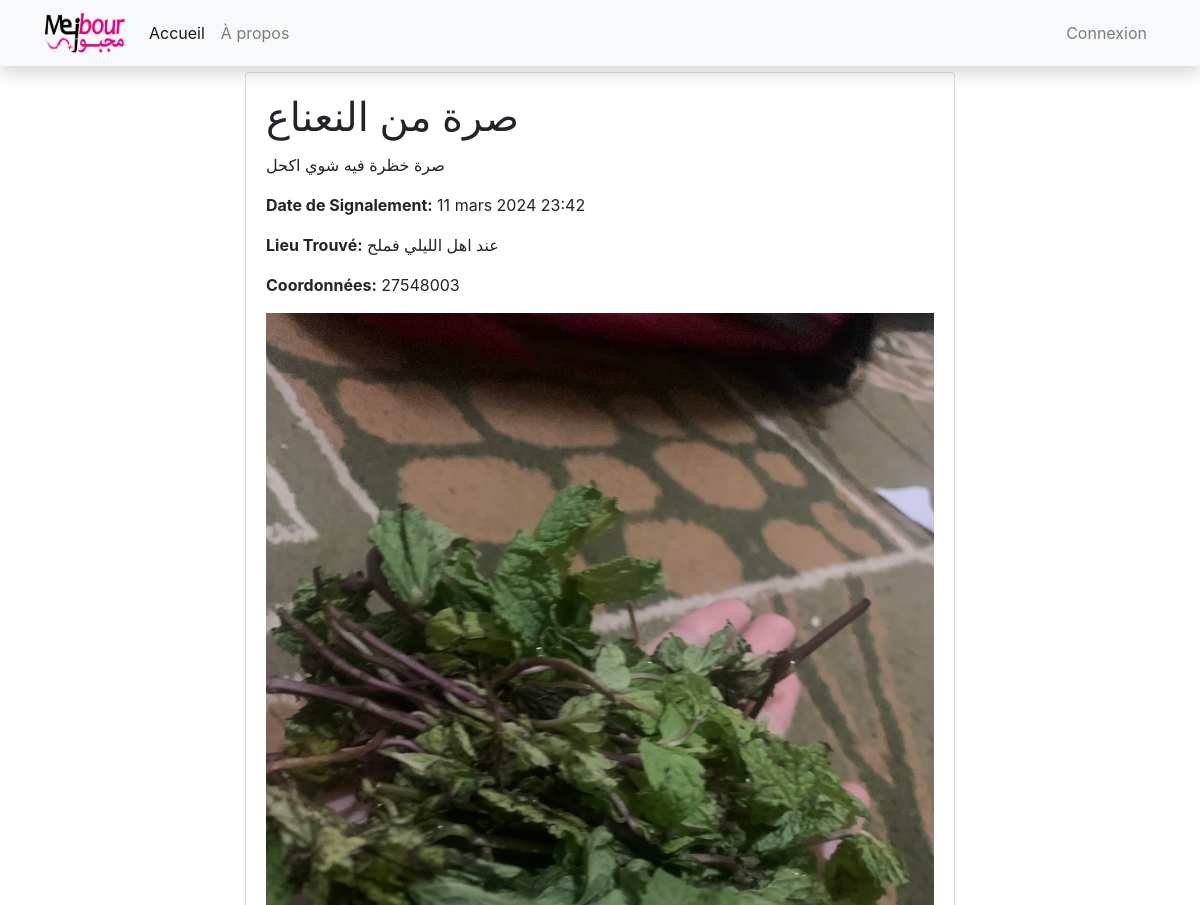
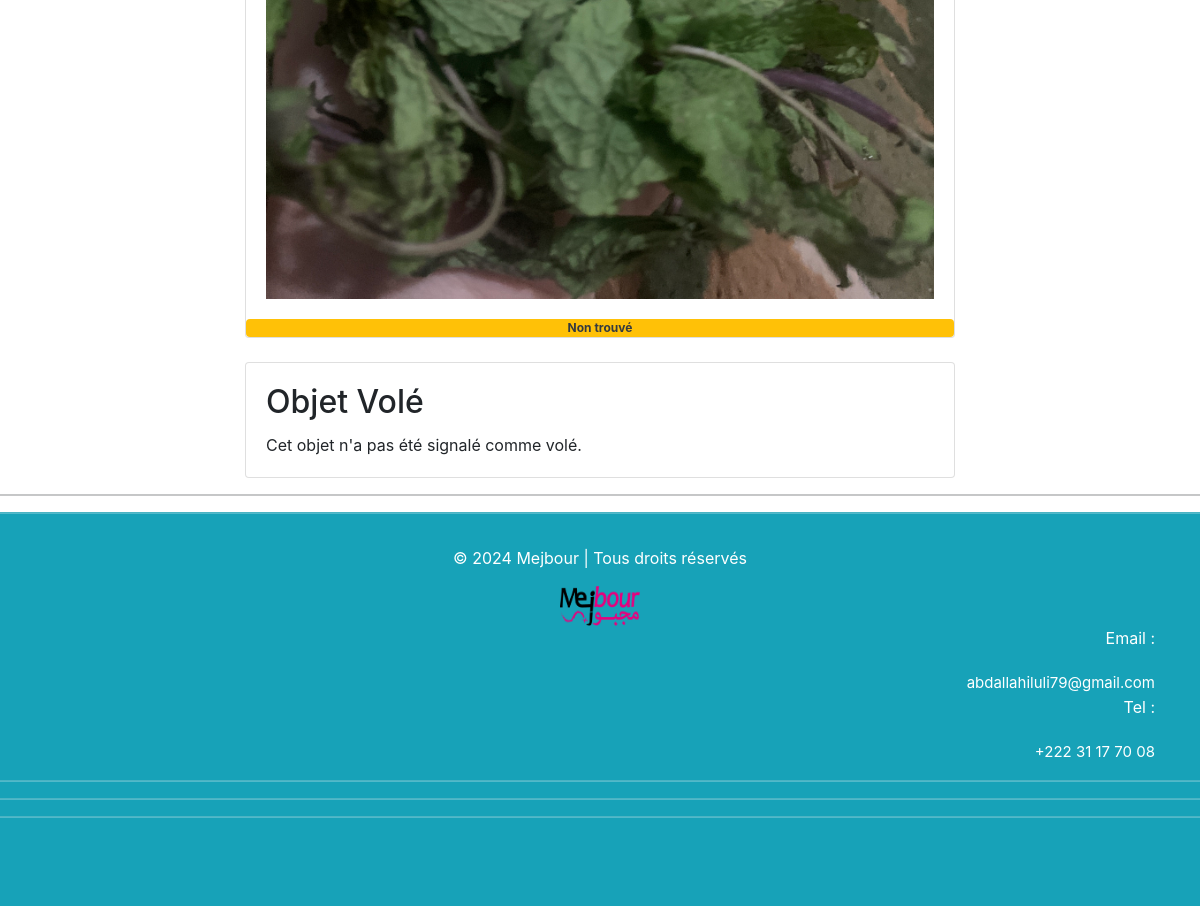
The app's page /objet/20/ with its own data (2 pictures, top to bottom).
### mejbour/models.py (models this page shows, shortened)
class ObjetPerdu(models.Model):
    nom = models.CharField(max_length=255)
    description = models.TextField()
    date_signalement = models.DateTimeField(auto_now_add=True)
    lieu_trouve = models.CharField(max_length=255)
    nom_visiteur = models.CharField(max_length=100)
    coordonnees = models.CharField(max_length=255)
    image = models.ImageField(upload_to='images/objets_perdus/', null=True, blank=True)
    utilisateur = models.ForeignKey(User, on_delete=models.CASCADE, null=True)  # Associer l'objet perdu à un utilisateur
    objet_trouve = models.BooleanField(default=False)  # Nouveau champ pour indiquer si l'objet est trouvé ou non

### mejbour/views.py (the view)
# urls.py: path('objet/<int:objet_perdu_id>/', objet_detail, name='objet_detail'),
def objet_detail(request, objet_perdu_id):
    objet_perdu = get_object_or_404(ObjetPerdu, pk=objet_perdu_id)
    return render(request, 'mejbour/objet_detail.html', {'objet_perdu': objet_perdu})

### mejbour/templates/mejbour/objet_detail.html
{% extends 'base.html' %} {% block content %}
<div class="container mt-5">
  <div class="row">
    <div class="col-lg-8 offset-lg-2">
      <div class="card">
        <div class="card-body">
          <h1 class="card-title">{{ objet_perdu.nom }}</h1>
          <p class="card-text">{{ objet_perdu.description }}</p>
          <p class="card-text">
            <strong>Date de Signalement:</strong> {{ objet_perdu.date_signalement }}
          </p>
          <p class="card-text">
            <strong>Lieu Trouvé:</strong> {{ objet_perdu.lieu_trouve }}
          </p>
          <p class="card-text">
            <strong>Coordonnées:</strong> {{ objet_perdu.coordonnees }}
          </p>
          {% if objet_perdu.image %}
          <img
            src="{{ objet_perdu.image.url }}"
            alt="{{ objet_perdu.nom }}"
            class="img-fluid"
          />
        </div>
        {% endif %} {% if objet_perdu.objet_trouve %}
          <span class="badge bg-success txt-18">Trouvé</span>
          {% else %}
          <span/span class="badge bg-warning text-dark">Non trouvé</span>
          {% endif %}
      </div>
      <div class="card mt-4">
        <div class="card-body">
          <h2 class="card-title">Objet Volé</h2>
          {% if objet_perdu.objetvole %}
          <p class="card-text">
            Signalé par: {{ objet_perdu.objetvole.signale_par }}
          </p>
          <p class="card-text">
            Location: {{ objet_perdu.objetvole.location }}
          </p>
          <p class="card-text">
            <strong>Date de Signalement:</strong> {{
            objet_perdu.objetvole.date_signalement }}
          </p>
          {% else %}
          <p class="card-text">Cet objet n'a pas été signalé comme volé.</p>
          {% endif %}
        </div>
      </div>
    </div>
  </div>
</div>
{% endblock %}

### records on screen
ObjetPerdu: nom "صرة من النعناع", description "صرة خظرة فيه شوي اكحل", date_signalement "11 mars 2024 23:42", lieu_trouve "عند اهل الليلي فملح", coordonnees "27548003", image (picture)
